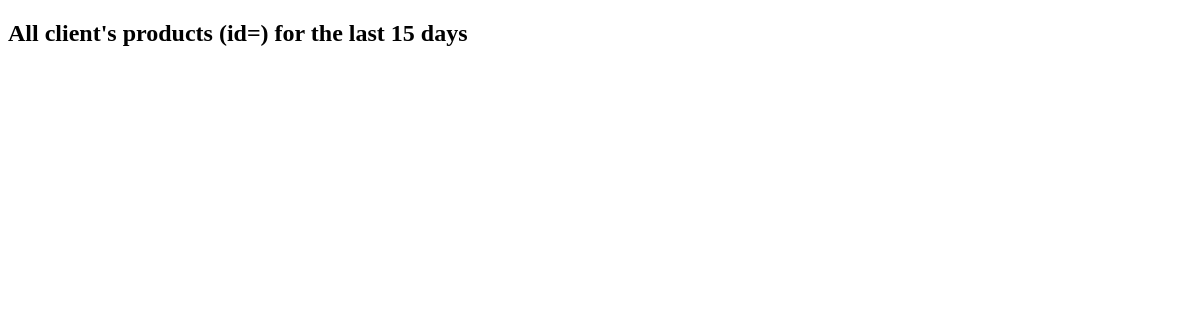
The app's page /hw4/csp/15/15/, older data.
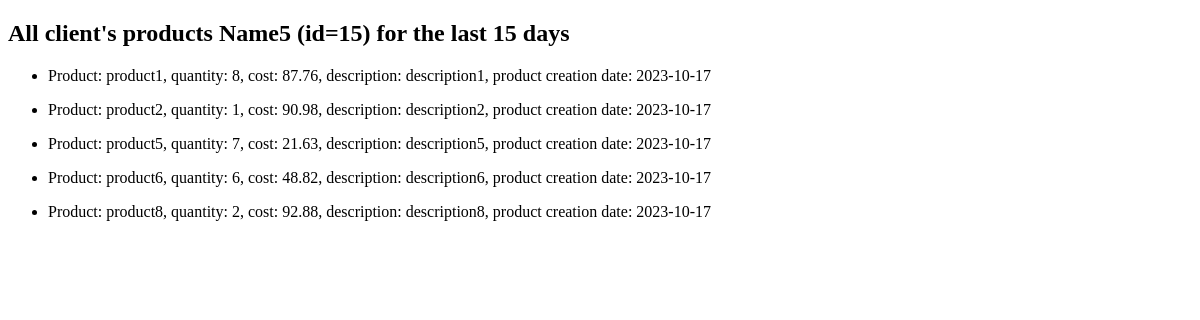
The same page, newer data.
### hw4app/models.py (models this page shows, shortened)
class Client(models.Model):
    name_cl = models.CharField(max_length=50)
    email = models.EmailField()
    phone = models.CharField(max_length=12)
    address = models.CharField(max_length=100)

class Product(models.Model):
    name_pr = models.CharField(max_length=50)
    description_pr = models.TextField()
    cost = models.DecimalField(max_digits=8, decimal_places=2)
    quantity = models.IntegerField()
    date_add_product = models.DateField(auto_now_add=True)
    image_pr = models.ImageField(upload_to="images/")
    def __str__(self):
        return f'Product: {self.name_pr},  quantity: {self.quantity}, cost: {self.cost},  ' \
               f'description: {self.description_pr}, product creation date: {self.date_add_product}'

### hw4app/views.py (the view)
# urls.py: path('csp/<int:id_client>/<int:days>/', views.clients_sorted_products, name='clients_sorted_products'),
def clients_sorted_products(request, id_client: int, days: int):
    products_set = []
    now = datetime.now()
    before = now - timedelta(days=days)
    client = Client.objects.filter(pk=id_client).first()
    orders = Order.objects.filter(customer=client, date_create_order__range=(before, now)).all()
    for order in orders:
        products = order.products.all()
        for product in products:
            if product not in products_set:
                products_set.append(product)
    return render(request, 'hw4app/clients_sorted_products.html',
                  {'client': client, 'products_set': products_set, 'days': days})

### hw4app/templates/hw4app/clients_sorted_products.html (shortened to what this page needs)
{% extends 'hw4app/base.html' %}
{% block content %}
    <h2>All client's products {{ client.name_cl }} (id={{ client.id}}) for the last {{ days }} days </h2>
    {% for product in products_set %}
    <ul>
        <li>
            {{ product }}
        </li>
    </ul>
    {% endfor %}
{% endblock %}

### hw4app/templates/hw4app/base.html (shortened to what this page needs)
<!DOCTYPE html>
<html lang="en">
<head>
</head>
<body>
{% block content %}   {% endblock %}
<br><br><br>
</body>
</html>

Row changes from the older to the newer data that the page shows:
added Client: name_cl "Name5", id "15"
added Product: name_pr+quantity+cost "Product: product1, quantity: 8, cost: 87.76, description: description1, product creation date: 2023-10-17"
added Product: name_pr+quantity+cost "Product: product2, quantity: 1, cost: 90.98, description: description2, product creation date: 2023-10-17"
added Product: name_pr+quantity+cost "Product: product5, quantity: 7, cost: 21.63, description: description5, product creation date: 2023-10-17"
added Product: name_pr+quantity+cost "Product: product6, quantity: 6, cost: 48.82, description: description6, product creation date: 2023-10-17"
added Product: name_pr+quantity+cost "Product: product8, quantity: 2, cost: 92.88, description: description8, product creation date: 2023-10-17"
